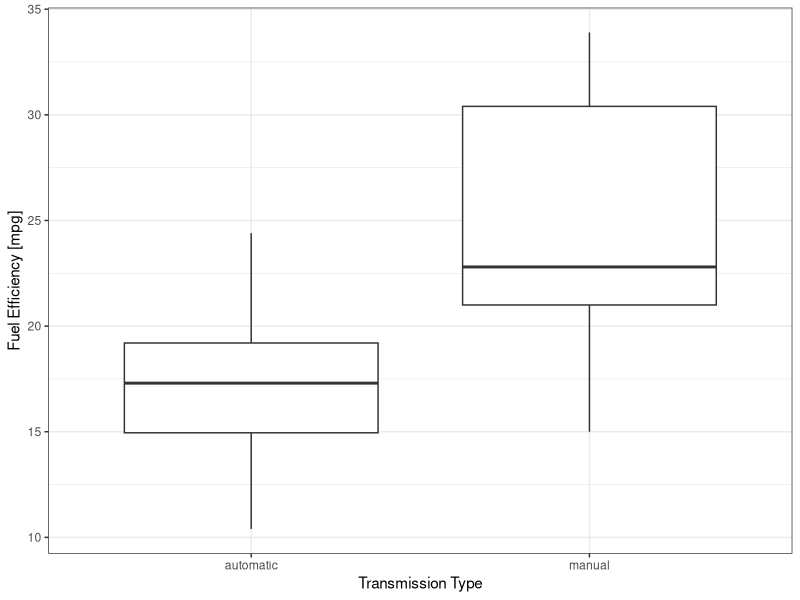
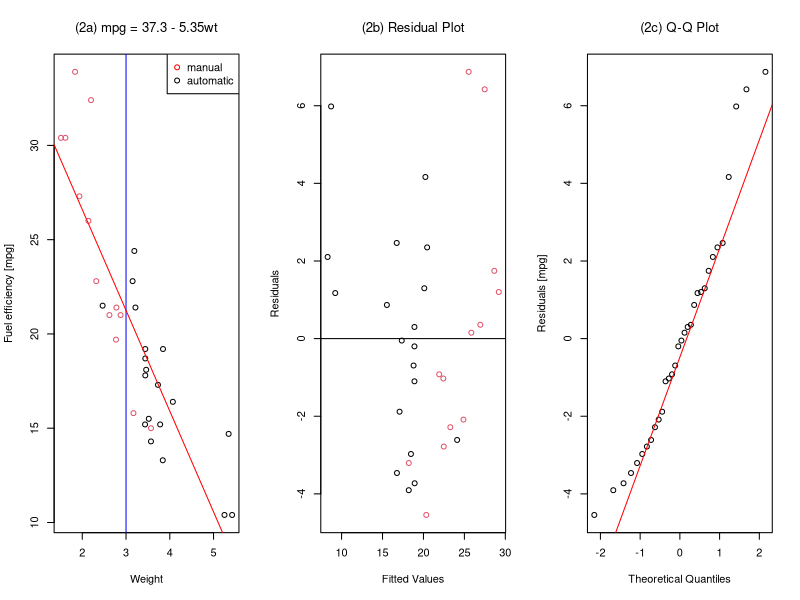

R code for these plots, in order:
## ---- chunk 1
library(datasets)
data(mtcars)
## ---- chunk 2
am_means <- round(with(mtcars, tapply(mpg, am, mean)),1)
## ---- chunk 3
library(ggplot2)
library(scales)
ggplot(mtcars, aes(factor(am), mpg)) + 
    geom_boxplot() + 
    theme_bw() +
    scale_x_discrete(name="Transmission Type", breaks=c("0", "1"), labels=c("automatic", "manual")) +
    scale_y_continuous(name="Fuel Efficiency [mpg]")
## ---- chunk 4
model1 <- lm(mpg ~  wt, mtcars)

wt.conf <- confint(model1, "wt", level = 0.95)
wt.int <- round(abs(wt.conf[1]-wt.conf[2])/2, 2)

library(xtable)
options(xtable.comment = FALSE)
model1.table <- xtable(model1)
print(model1.table)
## ---- chunk 5
par(mfrow=c(1,3))

with(mtcars, plot(wt, mpg, col=factor(am),
                  font.main=1, main="(2a) mpg = 37.3 - 5.35wt",
                  ylab="Fuel efficiency [mpg]", xlab="Weight"))
abline(v=3, col="blue")
abline(model1, col="red")
legend("topright", c("manual", "automatic"), 
       pch=1, col=c('red','black'))

with(mtcars, plot(fitted.values(model1), resid(model1), col=factor(am),
                  font.main=1, main="(2b) Residual Plot",
                  ylab="Residuals", xlab="Fitted Values"))
abline(h=0)

qqnorm(residuals(model1), ylab = "Residuals [mpg]", 
       xlab = "Theoretical Quantiles",
       font.main=1, main = "(2c) Q-Q Plot")
qqline(residuals(model1), col="red")
## ---- chunk 6
model2 <- lm(mpg ~  wt + factor(am), mtcars)
library(xtable)
options(xtable.comment = FALSE)
model2.table <- xtable(model2)
print(model2.table)
## ---- chunk 7
model3 <- lm(mpg ~  wt + qsec, mtcars)

model3.table <- xtable(summary(model3)$coefficients[,c(1,4)], caption = "Model 3")
print(model3.table, floating.environment='margintable', latex.environments = "", table.placement = NULL)
## ---- chunk 8
model4 <- lm(mpg ~  wt + qsec + factor(am), mtcars)

model4.table <- xtable(summary(model4)$coefficients[,c(1,4)], caption = "Model 4")
print(model4.table, floating.environment='margintable', latex.environments = "", table.placement = NULL)
